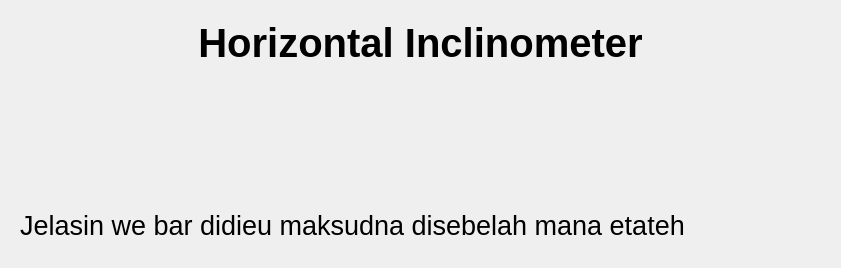
             <widget class="QWidget" name="scrollAreaWidgetContents_8">
              <property name="geometry">
               <rect>
                <x>0</x>
                <y>0</y>
                <width>841</width>
                <height>268</height>
               </rect>
              </property>
              <layout class="QVBoxLayout" name="verticalLayout_23">
               <item>
                <widget class="QFrame" name="Frame_H_Inc_information">
                 <layout class="QVBoxLayout" name="verticalLayout_H_Inc_information">
                  <item>
                   <widget class="QLabel" name="label_Judul_H_Inc_information">
                    <property name="font">
                     <font>
                      <pointsize>30</pointsize>
                      <weight>75</weight>
                      <bold>true</bold>
                     </font>
                    </property>
                    <property name="text">
                     <string>Horizontal Inclinometer</string>
                    </property>
                    <property name="alignment">
                     <set>Qt::AlignCenter</set>
                    </property>
                   </widget>
                  </item>
                  <item>
                   <spacer name="verticalSpacer_1_H_Inc_information">
                    <property name="orientation">
                     <enum>Qt::Vertical</enum>
                    </property>
                    <property name="sizeType">
                     <enum>QSizePolicy::Minimum</enum>
                    </property>
                    <property name="sizeHint" stdset="0">
                     <size>
                      <width>20</width>
                      <height>40</height>
                     </size>
                    </property>
                   </spacer>
                  </item>
                  <item>
                   <widget class="QLabel" name="label_Pict_1_H_Inc_information">
                    <property name="enabled">
                     <bool>true</bool>
                    </property>
                    <property name="sizePolicy">
                     <sizepolicy hsizetype="Preferred" vsizetype="Preferred">
                      <horstretch>0</horstretch>
                      <verstretch>0</verstretch>
                     </sizepolicy>
                    </property>
                    <property name="autoFillBackground">
                     <bool>false</bool>
                    </property>
                    <property name="text">
                     <string/>
                    </property>
                    <property name="pixmap">
                     <pixmap resource="Resource_Foto.qrc">:/H_Inclinometer/gambar/Horizontal Inclinometer.png</pixmap>
                    </property>
                    <property name="alignment">
                     <set>Qt::AlignCenter</set>
                    </property>
                   </widget>
                  </item>
                  <item>
                   <spacer name="verticalSpacer_2_H_Inc_information">
                    <property name="orientation">
                     <enum>Qt::Vertical</enum>
                    </property>
                    <property name="sizeType">
                     <enum>QSizePolicy::Minimum</enum>
                    </property>
                    <property name="sizeHint" stdset="0">
                     <size>
                      <width>20</width>
                      <height>40</height>
                     </size>
                    </property>
                   </spacer>
                  </item>
                  <item>
                   <widget class="QLabel" name="label_H_Inc_information">
                    <property name="font">
                     <font>
                      <pointsize>20</pointsize>
                     </font>
                    </property>
                    <property name="text">
                     <string>Jelasin we bar didieu maksudna disebelah mana etateh</string>
                    </property>
                   </widget>
                  </item>
                 </layout>
                </widget>
               </item>
              </layout>
             </widget>
